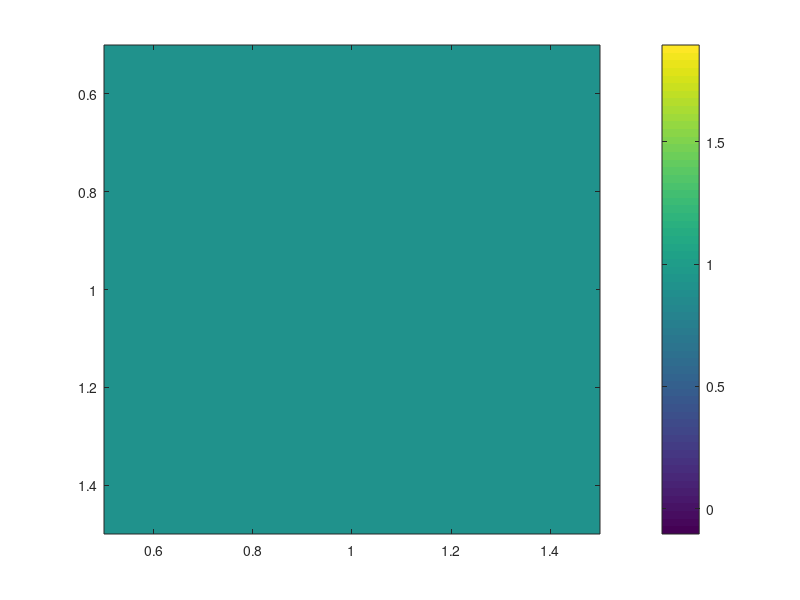

The MATLAB script that drew this image:
clc;clear;
E_pml = load('fields_PML.mat','E_comp');
H_pml = load('fields_PML.mat','H_comp');
Z_pml = load('fields_PML.mat','Z_comp');
E_pec = load('fields_PEC.mat','E_comp');
H_pec = load('fields_PEC.mat','H_comp');
Z_pec = load('fields_PEC.mat','Z_comp');


R = abs(mean2(E_pml.E_comp)./mean2(E_pec.E_comp));
imagesc(R);
colorbar;
